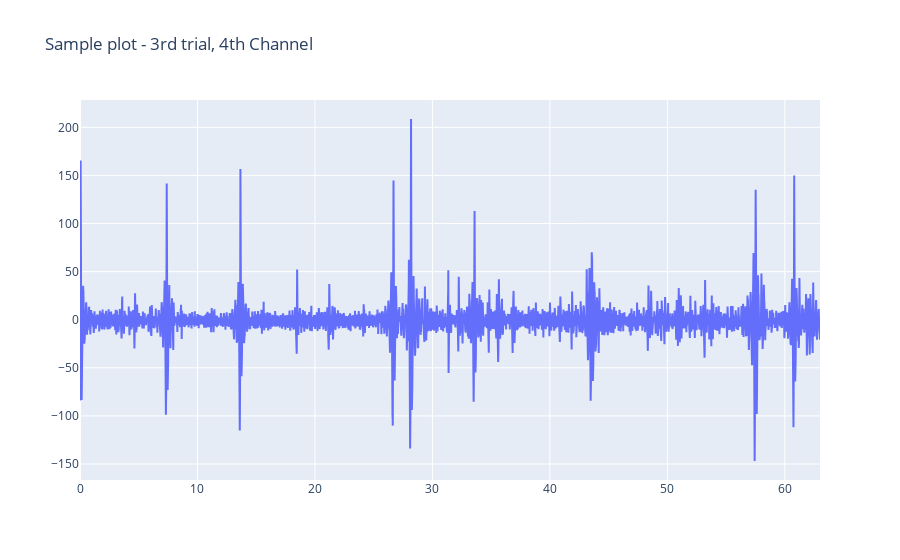

The cell this chart's notebook holds for it:
### Markdown cell above
#### Plotting random sample for viewing

### Code cell
single_plot(time,data[3,4], title="Sample plot - 3rd trial, 4th Channel")

### Figure 1 — Plotly figure (JSON) as saved in the notebook; plotly's stock layout.template omitted (floating-point values rounded to 4 significant figures; data arrays with more than 128 entries replaced by an {"elided": "..."} marker saying what was removed)
{"data": [{"mode": "lines", "type": "scatter", "x": {"elided": "8064 float values"}, "y": {"elided": "8064 float values"}}], "layout": {"autosize": true, "title": {"text": "Sample plot - 3rd trial, 4th Channel"}, "xaxis": {"autorange": true, "range": [0, 62.99], "type": "linear"}, "yaxis": {"autorange": true, "range": [-166.6, 228.4], "type": "linear"}}}
